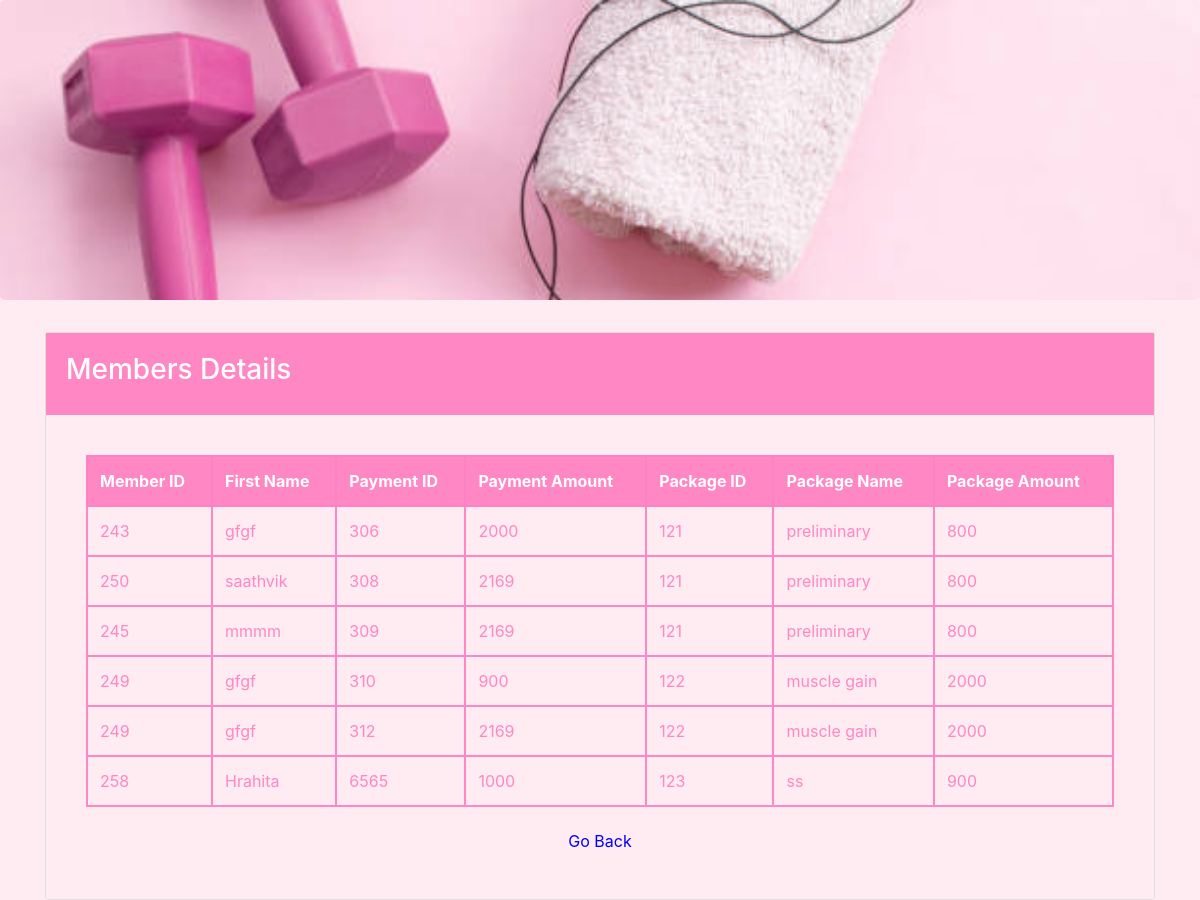
/gym_pls/gym-management/member_payment_package.php, run on an earlier commit of the app's database.
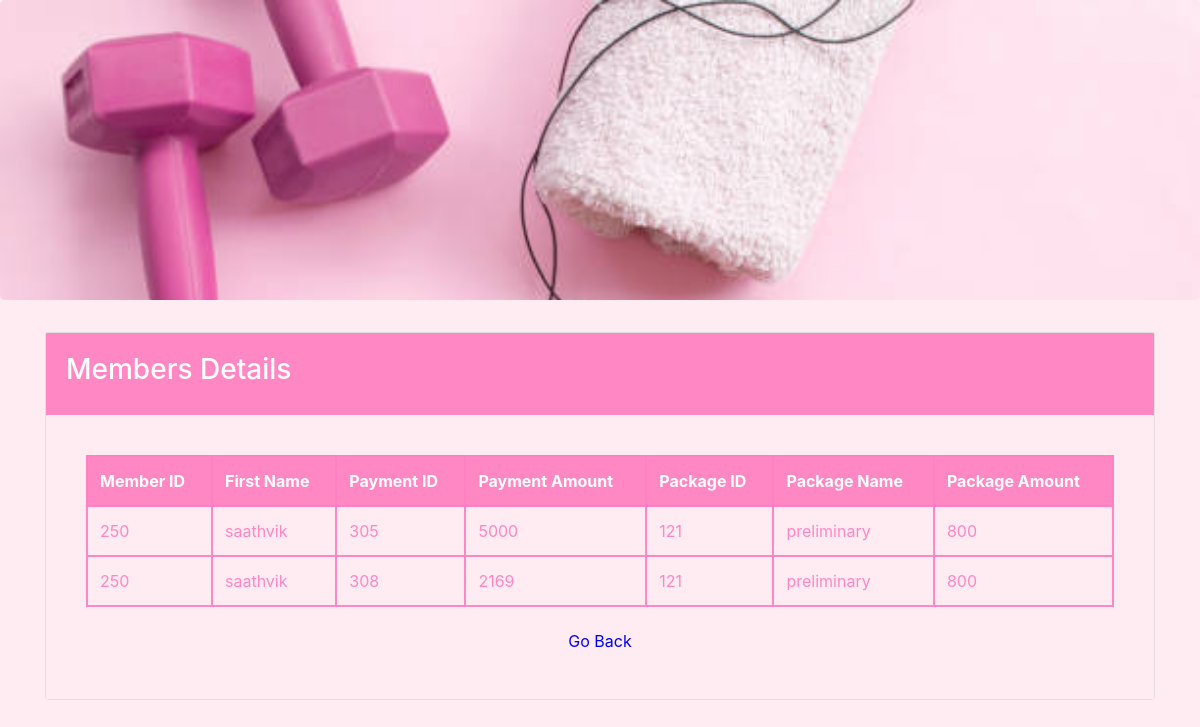
And on a later commit of the database.
### tables this page shows
CREATE TABLE `members` (
  `fname` varchar(40) NOT NULL,
  `lname` varchar(40) NOT NULL,
  `email` varchar(40) NOT NULL,
  `member_id` int(11) NOT NULL,
  `Trainer_id` int(11) DEFAULT NULL,
  `Package_id` int(11) DEFAULT NULL,
  `start_date` date DEFAULT NULL,
  `end_date` date DEFAULT NULL,
  `status` varchar(20) DEFAULT NULL
);

CREATE TABLE `payment` (
  `Payment_id` int(11) NOT NULL,
  `Amount` int(20) NOT NULL,
  `Member_id` int(11) DEFAULT NULL,
  `payment_type` varchar(20) NOT NULL,
  `payment_activity` varchar(255) DEFAULT NULL
);

CREATE TABLE `package` (
  `Package_id` int(11) NOT NULL,
  `Package_name` varchar(40) NOT NULL,
  `Amount` int(20) NOT NULL
);

### gym_pls/gym-management/func.php (the view, shortened to what this page needs)
<?php
$con = mysqli_connect("localhost", "root", "", "loginsystem");
if(!function_exists('get_member_payment_package')){
    function get_member_payment_package() {
        global $con;
        $query = "
            SELECT
                m.Member_id,
                m.fname,
                p.Payment_id,
                p.Amount AS payment_amount,
                pk.Package_id AS package_id,
                pk.Package_name,
                pk.Amount AS package_amount
            FROM members m
            JOIN payment p ON m.Member_id = p.Member_id
            JOIN package pk ON m.Package_id = pk.Package_id
        ";
        $result = mysqli_query($con, $query);
        while ($row = mysqli_fetch_assoc($result)) {
            echo "<tr>
                    <td style='border: 2px solid #ff87c3;'>{$row['Member_id']}</td>
                    <td style='border: 2px solid #ff87c3;'>{$row['fname']}</td>
                    <td style='border: 2px solid #ff87c3;'>{$row['Payment_id']}</td>
                    <td style='border: 2px solid #ff87c3;'>{$row['payment_amount']}</td>
                    <td style='border: 2px solid #ff87c3;'>{$row['package_id']}</td>
                    <td style='border: 2px solid #ff87c3;'>{$row['Package_name']}</td>
                    <td style='border: 2px solid #ff87c3;'>{$row['package_amount']}</td>
                  </tr>";
        }
    }
}
?>

### gym_pls/gym-management/member_payment_package.php (shortened to what this page needs)
<!DOCTYPE html>
<?php include("func.php"); ?>
<html>
<head>
    <link rel="stylesheet" href="https://maxcdn.bootstrapcdn.com/bootstrap/4.0.0-beta/css/bootstrap.min.css"
>
</head>
<body style="background-color:#ffebf2;">
    <div class="jumbotron" style="background: url('images/2.jpg') no-repeat; background-size: cover; height: 300px;"></div>
    <div class="container">
        <div class="card" >
            <div class="card-body" style="background-color:#ff87c3; color:#ffffff;">
                <div class="row">
                    <div class="col-md-3">
                        <h3>Members Details</h3>
                    </div>
                </div>
            </div>
            <div class="card-body" style="background-color:#ffebf2; color:#ff87c3;">
                <div class="card-body">
                    <table class="table table-hover tbale-bordered" style="border: 2px solid #ff87c3; border-collapse: collapse;">
                        <thead class="thead-dark">
                            <tr style="border: 2px solid #ff87c3;">
                                <th style="border: 2px solid #ff80c3; background-color:#ff87c3;color: #ffffff">Member ID </th>
                                <th style="border: 2px solid #ff80c3; background-color:#ff87c3;color: #ffffff">First Name</th>
                                <th style="border: 2px solid #ff80c3; background-color:#ff87c3;color: #ffffff">Payment ID </th>
                                <th style="border: 2px solid #ff80c3; background-color:#ff87c3;color: #ffffff">Payment Amount</th>
                                <th style="border: 2px solid #ff80c3; background-color:#ff87c3;color: #ffffff">Package ID</th>
                                <th style="border: 2px solid #ff80c3; background-color:#ff87c3;color: #ffffff">Package Name</th>
                                <th style="border: 2px solid #ff80c3; background-color:#ff87c3;color: #ffffff">Package Amount</th>
                            </tr>
                        </thead>
                        <tbody>
                            <?php get_member_payment_package(); ?>
                        </tbody>
                    </table>
                    <div class="col-md" style="text-align: center;">
                        <a href="admin-panel.php" class="btn btn-light" style="background-color: transparent; border: 0; color:blue; ">Go Back</a>
                    </div>
                </div>
            </div>
        </div>
    </div>
</body>
</html>

What changed in the data, as far as the page shows it:
removed members: member_id "243", fname "gfgf", payment.Payment_id "306", payment.Amount "2000", Package.Package_id "121", Package.Package_name "preliminary", Package.Amount "800"
removed members: member_id "245", fname "mmmm", payment.Payment_id "309", payment.Amount "2169", Package.Package_id "121", Package.Package_name "preliminary", Package.Amount "800"
removed members: member_id "249", fname "gfgf", payment.Payment_id "310", payment.Amount "900", Package.Package_id "122", Package.Package_name "muscle gain", Package.Amount "2000", payment.Payment_id "312", payment.Amount "2169"
no longer on this page (row unchanged): members: member_id "258", fname "Hrahita", payment.Payment_id "6565", payment.Amount "1000", Package.Package_id "123", Package.Package_name "ss", Package.Amount "900"
now on one of the page's lists (row unchanged): members: member_id "250", fname "saathvik", payment.Payment_id "308", payment.Amount "2169", Package.Package_id "121", Package.Package_name "preliminary", Package.Amount "800"
changed through a linked row, members "saathvik": payment.Payment_id "308" → "305"; payment.Amount "2169" → "5000"
